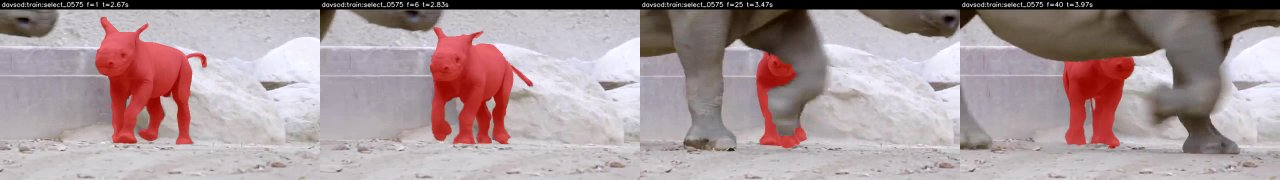
#> input picture ext_data/reports/viz/davsod_3_davsod_train_select_0575.jpg, 1280 x 180 px
$ python -i r44_local_state_residual.py   (imports and definitions only)   (older library calls are emulated)
#> lines starting #> are read from the running program, lines starting #| are printed output that depends on the picture
#> further down, picture is the input picture: shape (180, 1280, 3); mean B, G, R 153.4, 150.8, 168
#!/usr/bin/env python3
"""R44: source-held-out human-label probe and frozen-center residual scorer.

The labels are a small mechanism diagnostic, not official temporal ground
truth.  This script therefore keeps the center position rank as the primary
decision and adds only a capacity-limited residual predicted from local image
state.  It can run both the source-held-out public probe and the official
426-video frame scorer used to build the candidate package.
"""
from __future__ import annotations

import argparse
import csv
import json
import math
import subprocess
from pathlib import Path

import cv2
import numpy as np
from scipy.stats import spearmanr
from sklearn.linear_model import Ridge
from sklearn.preprocessing import StandardScaler


GRADE = {"0普通": 0.0, "1有信息": 1.0, "2值得保留": 2.0, "3高光核心": 3.0}


# [6 lines left out: function read_labels, not called in this run]


def frame_descriptor(im: np.ndarray) -> np.ndarray:
    gray = cv2.cvtColor(im, cv2.COLOR_BGR2GRAY).astype(np.float32)
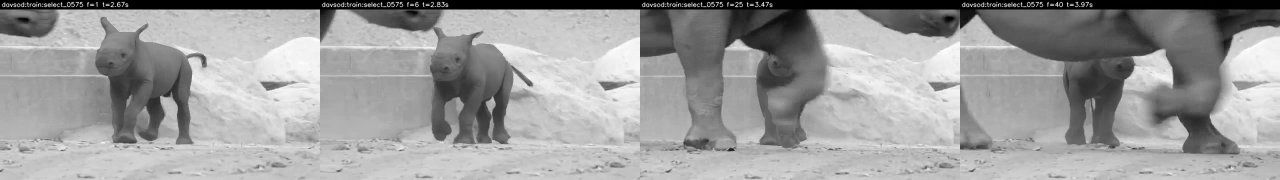
#> gray: shape (180, 1280) float32; min 0, max 254, mean 156.3
    hsv = cv2.cvtColor(im, cv2.COLOR_BGR2HSV).astype(np.float32)
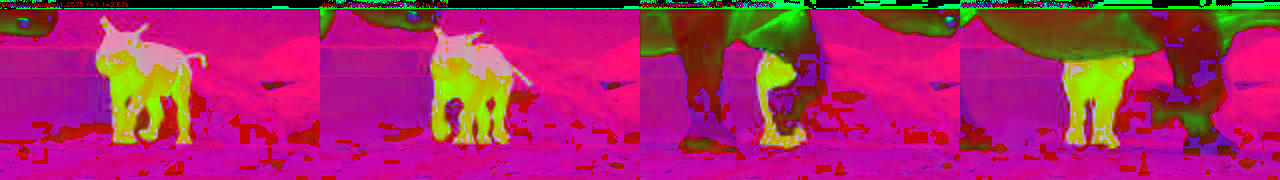
#> hsv: shape (180, 1280, 3) float32; mean B, G, R 103.5, 39.2, 170.2
    edge = cv2.Canny(im, 80, 160).mean() / 255.0
#> edge = 0.0662
    # Deliberately small, interpretable descriptor.  No pretrained model is
    # fit to the human labels, reducing the chance of fitting source identity.
    return np.asarray([
        gray.mean() / 255.0,
        gray.std() / 255.0,
        cv2.Laplacian(gray, cv2.CV_32F).var() / 10000.0,
        edge,
        im[:, :, 0].mean() / 255.0,
        im[:, :, 1].mean() / 255.0,
        im[:, :, 2].mean() / 255.0,
        hsv[:, :, 1].mean() / 255.0,
        hsv[:, :, 2].std() / 255.0,
    ], dtype=np.float32)


# [25 lines left out: functions public_features, center_rank, not called in this run]


def _rank01(x: np.ndarray) -> np.ndarray:
    order = np.argsort(np.argsort(x, kind="mergesort"), kind="mergesort")
    return order.astype(np.float64) / max(len(x) - 1, 1)


# [11 lines left out: function fit_residual, not called in this run]


def predict_residual(scaler: StandardScaler, model: Ridge, intercept: float,
                     slope: float, x: np.ndarray, c: np.ndarray) -> np.ndarray:
    return model.predict(scaler.transform(x))


# [193 lines left out: functions select, proxy_f, public_probe, decode_features, official_score, main, not called in this run]


# [2 lines not run here, left out]

>>> import cv2
>>> picture = cv2.imread('../ext_data/reports/viz/davsod_3_davsod_train_select_0575.jpg')
>>> result = frame_descriptor(picture)
#> result = [0.613, 0.235, 0.0873, 0.0662, 0.602, 0.591, 0.659, 0.154, 0.223]

$ run again, on ext_data/reports/viz/lasot_3_lasot_mouse-6.jpg
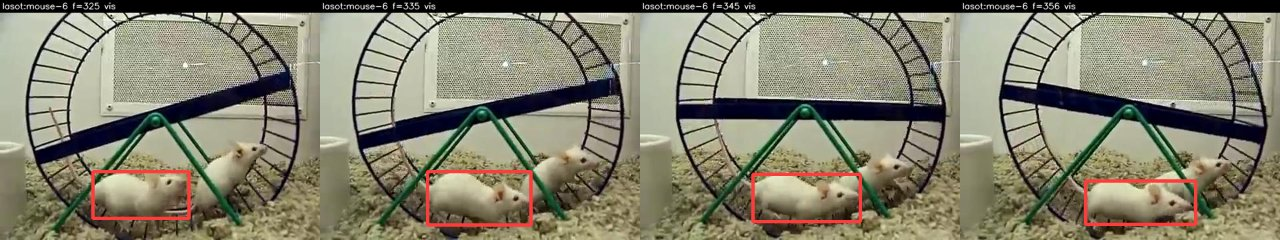
#> input picture ext_data/reports/viz/lasot_3_lasot_mouse-6.jpg, 1280 x 240 px
#> picture is the input picture: shape (240, 1280, 3); mean B, G, R 110.4, 129.6, 132.6
#> in frame_descriptor, `gray = cv2.cvtColor(im, cv2.COLOR_BGR2GRAY).astype(np.float32)`:
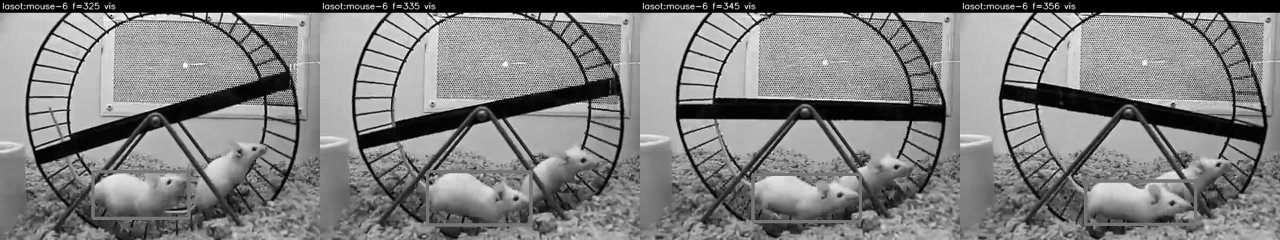
#> gray: shape (240, 1280) float32; min 0, max 255, mean 128.3
#> in frame_descriptor, `hsv = cv2.cvtColor(im, cv2.COLOR_BGR2HSV).astype(np.float32)`:
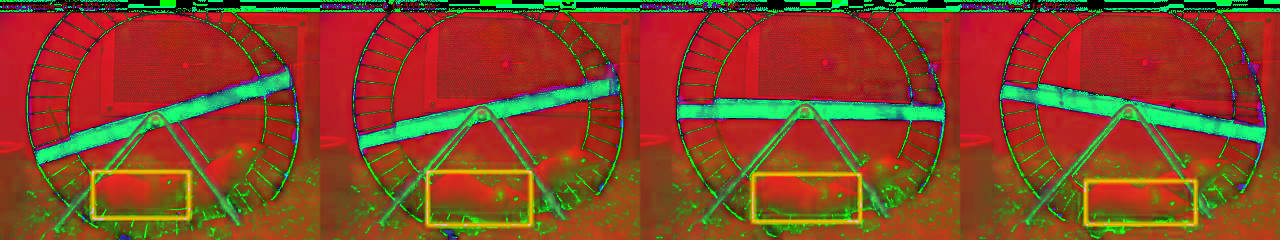
#> hsv: shape (240, 1280, 3) float32; mean B, G, R 37.2, 69.3, 136.3
#> edge = 0.199
#> result = [0.503, 0.247, 0.601, 0.199, 0.433, 0.508, 0.52, 0.272, 0.244]
